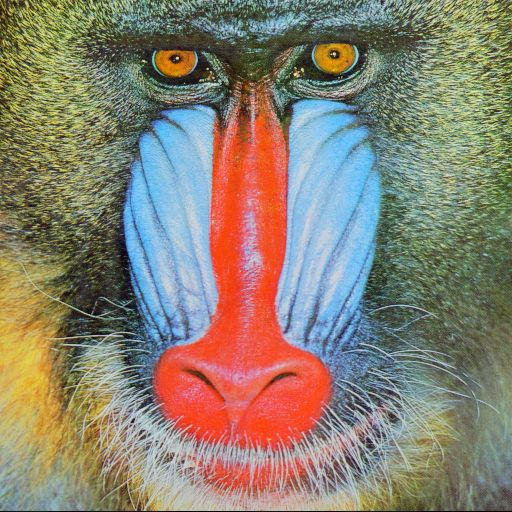
#> input picture Assignment 0/mandrill.jpg, 512 x 512 px
$ jupyter execute exploring.ipynb
#> lines starting #> are read from the running program, lines starting #| are printed output that depends on the picture; after the words box and inside, x2 and y2 are one past the last pixel; in counts of white or black regions, pixels touching at a corner belong together
# Assignmnet 0

Getting familiar with python [directions](https://princeton.instructure.com/courses/9696/pages/assignment-0?module_item_id=386156)

To familiarize yourself with how OpenCV and Numpy interact with each other in Python, go through the following exercises in a python shell or a Jupyter Notebook. Remember to first import the packages first (import cv2, import numpy as np) before attempting these.
Work through the following tasks using an image of your choice:

Read a color image into a variable.
Hint #1: A basic cv2 tutorial can be found here  Links to an external site.. Pay attention to flags! You want to read a color image.
Hint #2: If your image isn't in the same directory as where you launched your shell, make sure you also provide directory path in the image name.
Hint #3: Note that the color channel order is BLUE, GREEN, RED, rather than the standard RGB. The image is read in as a numpy matrix.

[cell 1]
import numpy as np
import cv2
import matplotlib.pyplot as plt

Display the image using Matplotlib with the following code.
```
plt.imshow(cv2.cvtColor(img, cv2.COLOR_BGR2RGB))
plt.xticks([]), plt.yticks([])
plt.show()
```


[cell 2]
img = cv2.imread("mandrill.jpg")
#> img is the input picture: shape (512, 512, 3); mean B, G, R 113.1, 128.9, 137.4

plt.imshow(cv2.cvtColor(img, cv2.COLOR_BGR2RGB))
plt.xticks([]), plt.yticks([])
plt.show()

Convert the image to grayscale.
Hint: This can be done with cv2.cvtColor

[cell 3]
gry = cv2.cvtColor(img, cv2.COLOR_BGR2GRAY)
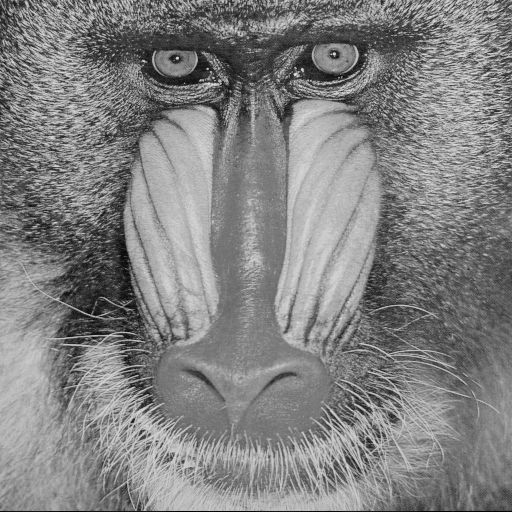
#> gry: shape (512, 512); min 1, max 237, mean 129.6
plt.imshow(gry, cmap='gray')
plt.xticks([]), plt.yticks([])
plt.show()

Check the height and width of the image.
Hint #1: Since the image is a numpy matrix, we can use the .shape property of a matrix. The first value gives rows (which is HEIGHT or Y), second value gives columns (which is WIDTH or X).

[cell 4]
gry.shape[0]
#> Out = 512

Extract the middle 100 pixels from the greyscale image.
Hint #1: Extracting a part of a matrix is done by
	`matrix2 = matrix1[row_min:row_max,col_min:col_max]`
Note that the first dimension is row (or y), and second dimension is column (or x).
The indices are exclusive on the upper bound: array[low:high] returns the set [low, high).
Just a ":" will grab all values in that dimension.
Python uses 0 indexing.
Hint #2: Since the middle 100 pixels is also an image, you can display these pixels as well using OpenCV to make sure you did it properly.

[cell 5]
middle = int(gry.shape[0]/2)
#> middle = 256
middle100 = gry[middle - 50: middle + 50, middle - 50:middle + 50]
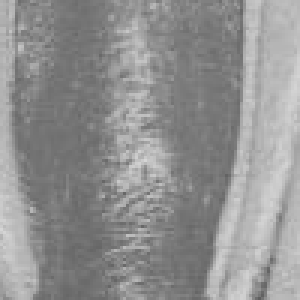
#> middle100: shape (100, 100) (shown 3 times larger); min 95, max 214, mean 145.3

plt.imshow(middle100, cmap='gray')
plt.xticks([]), plt.yticks([])
plt.show()

Write a pair of nested "for" loops to set a grid of every 10th pixel horizontally and every 20th pixel vertically to 0.

[cell 6]
for row in range(len(gry)):
    for col in range(len(gry)):
        if row % 20 == 0 or col % 10 == 0:
            gry[row,col] = 0
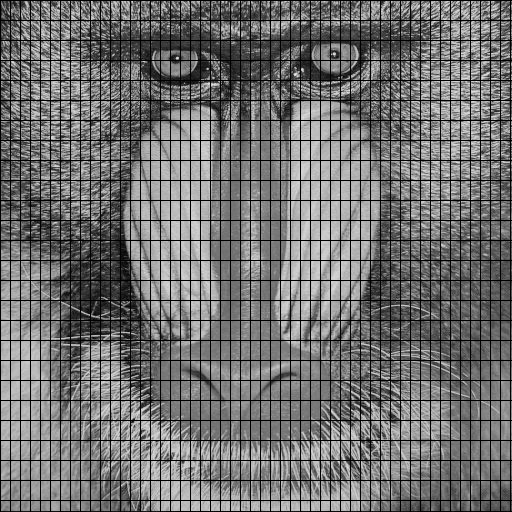
#> gry: shape (512, 512); 14.72% of pixels changed, all inside (x1, y1, x2, y2) = (0, 0, 512, 512)

plt.imshow(gry, cmap='gray')
plt.xticks([]), plt.yticks([])
plt.show()

Flip the image vertically. Then show the original and the flipped image side-by-side.
Hint #1: cv2.flip
Hint #2: Create a new numpy matrix with twice the number of columns, and dtype np.uint8. Put the original image on the left side, and the flipped image on the right side.

[cell 7]
gry_flip = cv2.flip(gry,0)
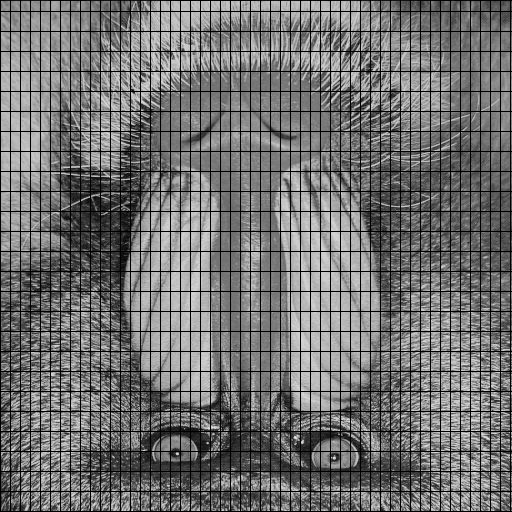
#> gry_flip: shape (512, 512); min 0, max 237, mean 110.6

plt.imshow(gry_flip, cmap='gray')
plt.xticks([]), plt.yticks([])
plt.show()

[cell 8]
DIM = len(gry)
#> DIM = 512
double_img = np.ones((DIM, DIM * 2), dtype=np.uint8)

double_img[0:DIM, DIM:2*DIM] = gry
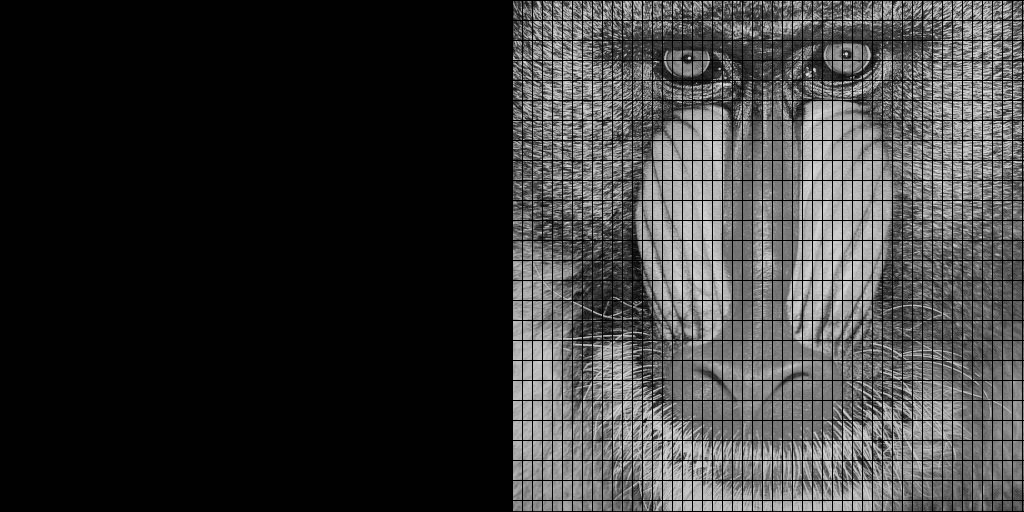
#> double_img: shape (512, 1024); min 0, max 237, mean 55.8
double_img[0:DIM, 0:DIM] = gry_flip
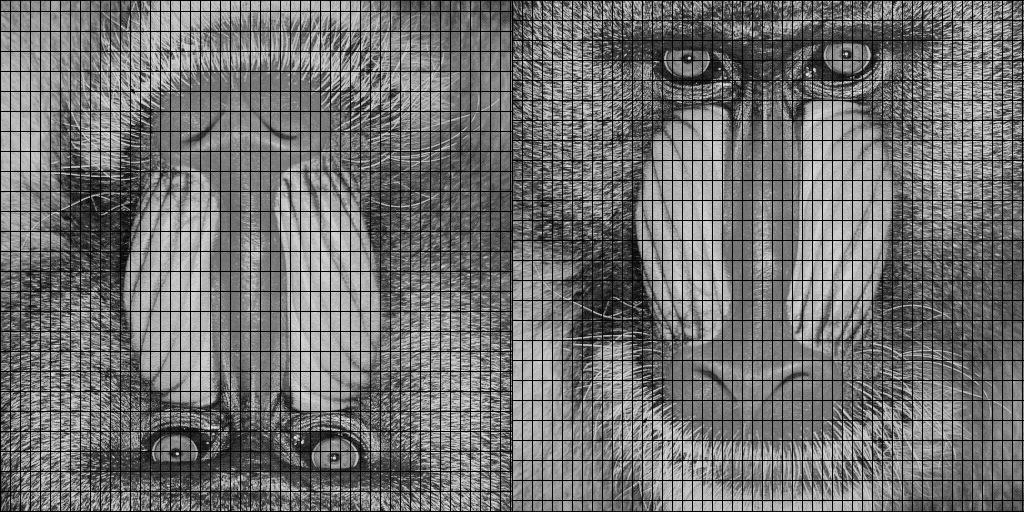
#> double_img: shape (512, 1024); min 0, max 237, mean 110.6


plt.imshow(double_img, cmap='gray')
plt.xticks([]), plt.yticks([])
plt.show()

Write the combined image back to a new file.
Hint #1: cv2.imwrite

[cell 9]
cv2.imwrite("double_mandrill.jpg", double_img)
#> Out = True
